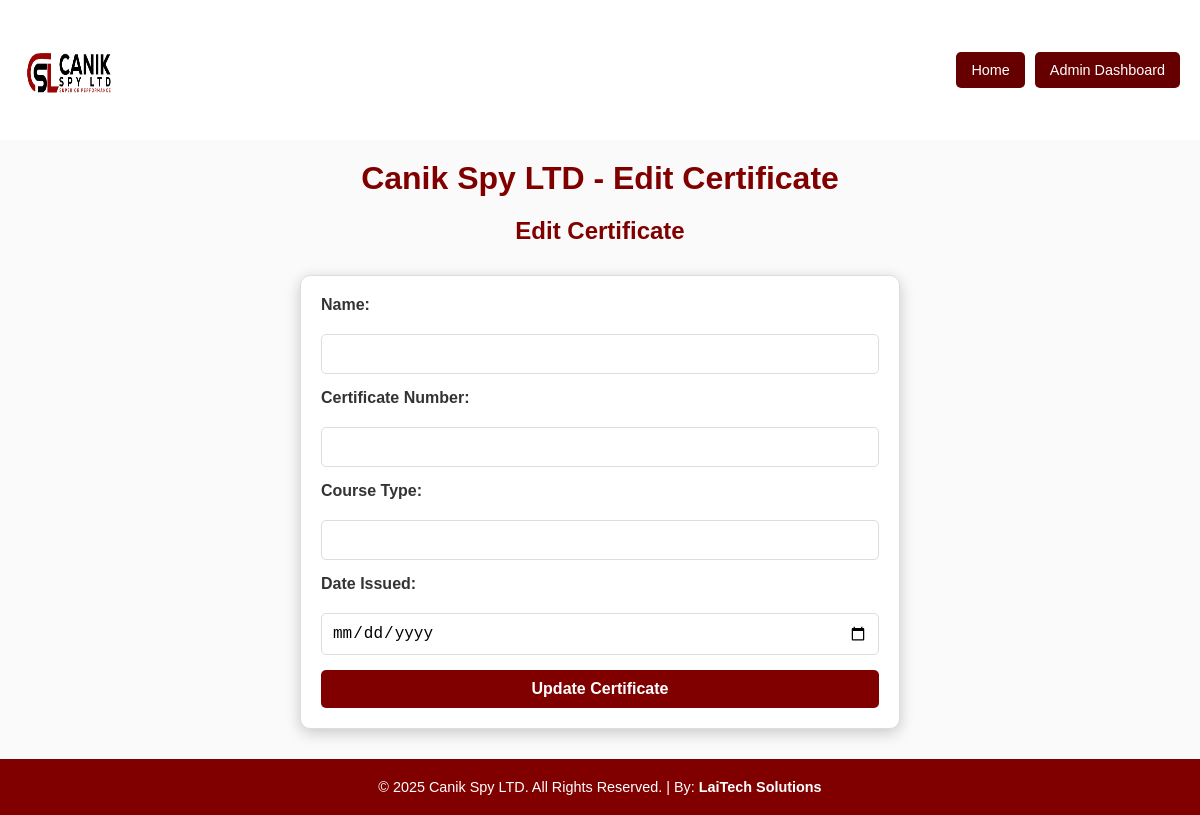
Before: /admin/edit/41 (signed in) with the older database file.
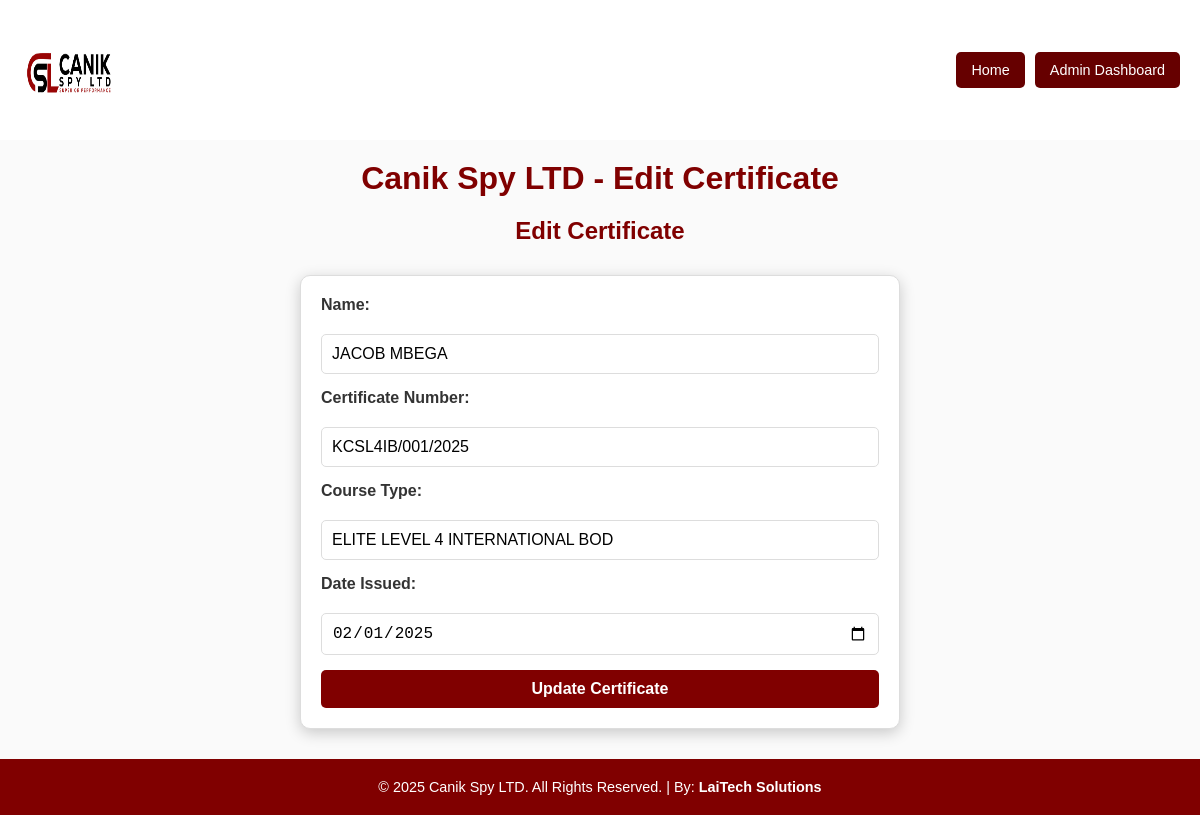
After: the same page with the newer database file.
### tables this page shows
CREATE TABLE certificates (
            id INTEGER PRIMARY KEY AUTOINCREMENT,
                    name TEXT NOT NULL,
                            certificate_number TEXT NOT NULL UNIQUE,
                                    course_type TEXT NOT NULL,
                                            date_issued DATE NOT NULL
                                                );

### app.py (the view, shortened to what this page needs)
@app.route('/admin/edit/<int:certificate_id>', methods=['GET', 'POST'])
def edit_certificate(certificate_id):
    if not session.get('logged_in'):
        return redirect(url_for('login'))
    conn = get_db_connection()
    c = conn.cursor()
    c.execute("SELECT * FROM certificates WHERE id = ?", (certificate_id,))
    certificate = c.fetchone()
    conn.close()
    return render_template('edit_certificate.html', certificate=certificate)

### app.py (called while the page is built)
def get_db_connection():
    with db_lock:
        conn = sqlite3.connect('certificate.db', check_same_thread=False)
        return conn

### templates/edit_certificate.html (shortened to what this page needs)
<!DOCTYPE html>
<html lang="en">
<head>
    <link rel="stylesheet" href="{{ url_for('static', filename='style.css') }}">
</head>
<body>
    <header>
        <img src="{{ url_for('static', filename='canik_spy_logo.jpg') }}" alt="Canik Spy LTD Logo" width="100" height="100">
        <nav>
            <a href="/">Home</a>
            <a href="/admin">Admin Dashboard</a>
        </nav>
    </header>
    <h1>Canik Spy LTD - Edit Certificate</h1>
    <h2>Edit Certificate</h2>
    <form action="/admin/edit/{{ certificate[0] }}" method="POST">
        <label for="name">Name:</label>
        <input type="text" id="name" name="name" value="{{ certificate[1] }}" required>
        <label for="certificate_number">Certificate Number:</label>
        <input type="text" id="certificate_number" name="certificate_number" value="{{ certificate[2] }}" required>
        <label for="course_type">Course Type:</label>
        <input type="text" id="course_type" name="course_type" value="{{ certificate[3] }}" required>
        <label for="date_issued">Date Issued:</label>
        <input type="date" id="date_issued" name="date_issued" value="{{ certificate[4] }}" required>
        <button type="submit">Update Certificate</button>
    </form>
    <footer>
        <p>&copy; 2025 Canik Spy LTD. All Rights Reserved. | By: <a href="https://laitechsolutions.co.ke/" target="_blank" style="color: white; text-decoration: none;">LaiTech Solutions</a></p>
    </footer>
</body>
</html>

Changed rows visible on the page:
added certificates: name "JACOB MBEGA", certificate_number "KCSL4IB/001/2025", course_type "ELITE LEVEL 4 INTERNATIONAL BOD", date_issued "02/01/2025"
